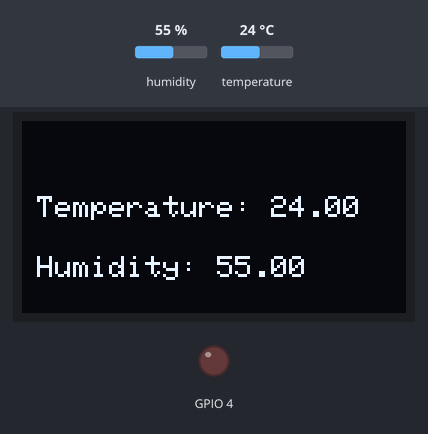
This program was run on a simulated ESP32. Parts: 128×64 one-colour display, output pins drawn as LEDs (lit = HIGH). Inputs (shaded band) come from the test bench; at power-on: humidity 55 %, temperature 24 °C. WiFi joins after 1.5 s; servers stay silent unless stated; uploads are accepted with an empty reply; what the program prints to the serial monitor is not drawn.

Above: at 2.7 s.
2.8 s: humidity set to 22 %
At 7.5 s:
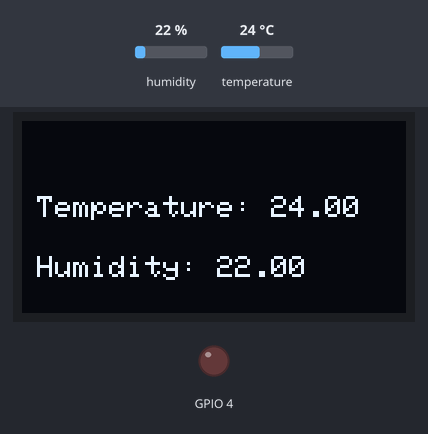
8.9 s: temperature set to 12 °C
At 13.9 s:
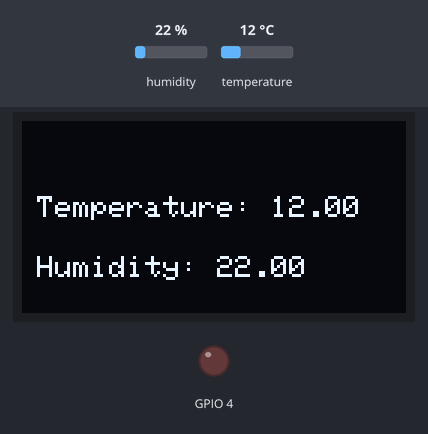
15.0 s: humidity set to 40 %
At 19.1 s:
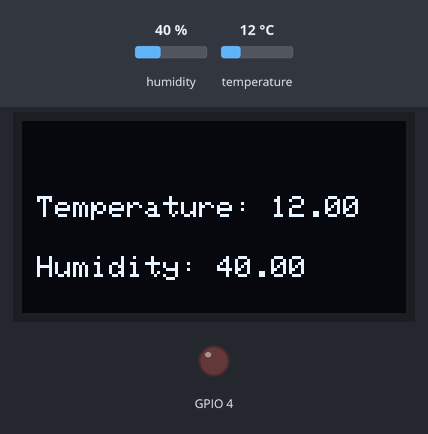
21.1 s: temperature set to 19 °C
Timing chart, 0 to 24.1 s (numbered marks = the images above; inputs shaded):
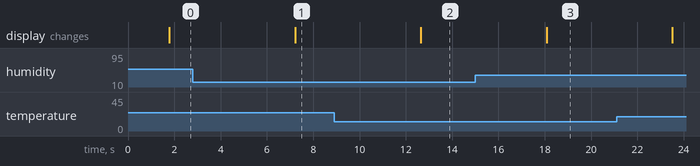

Measured:
- after the input at 2.8 s, the display: changes after 4.4 s (image 1)
- after the input at 8.9 s, the display: changes after 3.8 s (image 2)
- after the input at 15.0 s, the display: changes after 3.1 s (image 3)

The program:

main.cpp
```cpp
#include <WiFi.h>
#include <HTTPClient.h>

#include <Adafruit_SSD1306.h>
#include <Wire.h>

#include <Adafruit_Sensor.h>
#include <DHT.h>
#include <DHT_U.h>

DHT_Unified dht(5, DHT22); // Output Pin: 5, Type DHT22

#define SCREEN_WIDTH 128    // OLED display width, in pixels
#define SCREEN_HEIGHT 64    // OLED display height, in pixels
#define OLED_RESET     -1   // Reset pin # (or -1 if sharing Arduino reset pin)
#define SCREEN_ADDRESS 0x3C // < See datasheet for Address; 0x3D for 128x64, 0x3C for 128x32

Adafruit_SSD1306 display(SCREEN_WIDTH, SCREEN_HEIGHT, &Wire, OLED_RESET);

const char* ssid = "Wokwi-GUEST";
const char* password = "";

void setup() {
  Serial.begin(115200);
  dht.begin();

  if (!display.begin(SSD1306_SWITCHCAPVCC, SCREEN_ADDRESS)) {
    Serial.println(F("SSD1306 allocation failed"));
    for (;;); // Don't proceed, loop forever
  }

  display.clearDisplay();
  display.setTextSize(1.5);
  display.setTextColor(SSD1306_WHITE);
  display.println("Connect to WiFi");
  display.display();

  // Connect to Wi-Fi
  Serial.printf("Connecting to Wi-Fi: %s\n", ssid);
  WiFi.begin(ssid, password);

  while (WiFi.status() != WL_CONNECTED) {
    delay(500);
    Serial.print(".");
  }

  Serial.println("\nConnected to Wi-Fi!");

  pinMode(4, OUTPUT);
}

void loop() {
  if (WiFi.status() == WL_CONNECTED) {
    HTTPClient http;

    display.clearDisplay();

    // Gửi yêu cầu lấy trạng thái LED

    http.begin("http://host.wokwi.internal:1880/get_state");

    int httpCode = http.GET();

    if (httpCode > 0) {
      Serial.printf("Response code: %d\n", httpCode);

      if (httpCode == HTTP_CODE_OK) {
        String payload = http.getString();
        Serial.println("Response body:");
        Serial.println(payload);

        display.setCursor(5, 5);
        display.print(payload);
        display.display();

        if (payload.equals("{\"switch\":true}")) {
          digitalWrite(4, HIGH);
        } else {
          digitalWrite(4, LOW);
        }
      }
    } else {
      Serial.printf("Error: %s\n", http.errorToString(httpCode).c_str());
    }

    http.end();

    sensors_event_t event;

    dht.temperature().getEvent(&event);
    float temperature = event.temperature;
    Serial.print("Temperature: ");
    Serial.println(temperature);

    dht.humidity().getEvent(&event);
    float humidity = event.relative_humidity;
    Serial.print("Humidity: ");
    Serial.println(humidity);

    display.setCursor(5, 25);
    display.printf("Temperature: %.2f", temperature);
    display.setCursor(5, 45);
    display.printf("Humidity: %.2f", humidity);
    display.display();

    // Gửi yêu cầu cập nhật nhiệt độ và độ ẩm
    char url[80];
    sprintf(url, "http://host.wokwi.internal:1880/get_to_send?temperature=%.1f&humidity=%.1f", temperature, humidity);

    http.begin(url);

    httpCode = http.GET();

    display.setCursor(5, 65);
    display.printf("Response Code: %d", httpCode);

    if (httpCode > 0) {
      Serial.printf("Response code: %d\n", httpCode);

      if (httpCode == HTTP_CODE_OK) {
        String payload = http.getString();
        Serial.println("Response body:");
        Serial.println(payload);
      }
    } else {
      Serial.printf("Error: %s\n", http.errorToString(httpCode));
    }

    http.end();
  }

  delay(5000);
}
```
